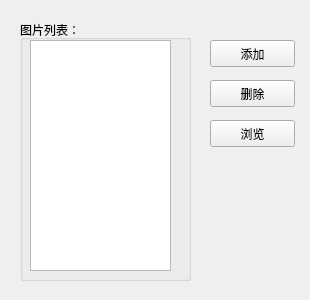
<?xml version="1.0" encoding="UTF-8"?>
<ui version="4.0">
 <class>ImageCollection</class>
 <widget class="QWidget" name="ImageCollection">
  <property name="geometry">
   <rect>
    <x>0</x>
    <y>0</y>
    <width>310</width>
    <height>300</height>
   </rect>
  </property>
  <property name="windowTitle">
   <string>数据图件收集</string>
  </property>
  <widget class="QGroupBox" name="groupBox">
   <property name="geometry">
    <rect>
     <x>20</x>
     <y>20</y>
     <width>171</width>
     <height>261</height>
    </rect>
   </property>
   <property name="autoFillBackground">
    <bool>false</bool>
   </property>
   <property name="title">
    <string>图片列表：</string>
   </property>
   <property name="flat">
    <bool>false</bool>
   </property>
   <property name="checkable">
    <bool>false</bool>
   </property>
   <widget class="QListWidget" name="listWidget">
    <property name="geometry">
     <rect>
      <x>10</x>
      <y>20</y>
      <width>141</width>
      <height>231</height>
     </rect>
    </property>
   </widget>
  </widget>
  <widget class="QPushButton" name="pushButton">
   <property name="geometry">
    <rect>
     <x>210</x>
     <y>40</y>
     <width>85</width>
     <height>27</height>
    </rect>
   </property>
   <property name="text">
    <string>添加</string>
   </property>
  </widget>
  <widget class="QPushButton" name="pushButton_2">
   <property name="geometry">
    <rect>
     <x>210</x>
     <y>80</y>
     <width>85</width>
     <height>27</height>
    </rect>
   </property>
   <property name="text">
    <string>删除</string>
   </property>
  </widget>
  <widget class="QPushButton" name="pushButton_3">
   <property name="geometry">
    <rect>
     <x>210</x>
     <y>120</y>
     <width>85</width>
     <height>27</height>
    </rect>
   </property>
   <property name="text">
    <string>浏览</string>
   </property>
  </widget>
 </widget>
 <resources/>
 <connections/>
</ui>
